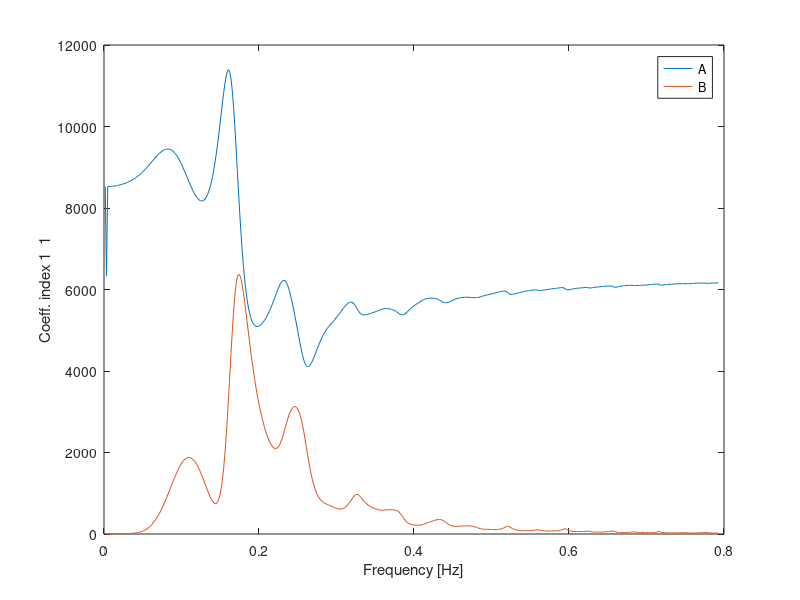
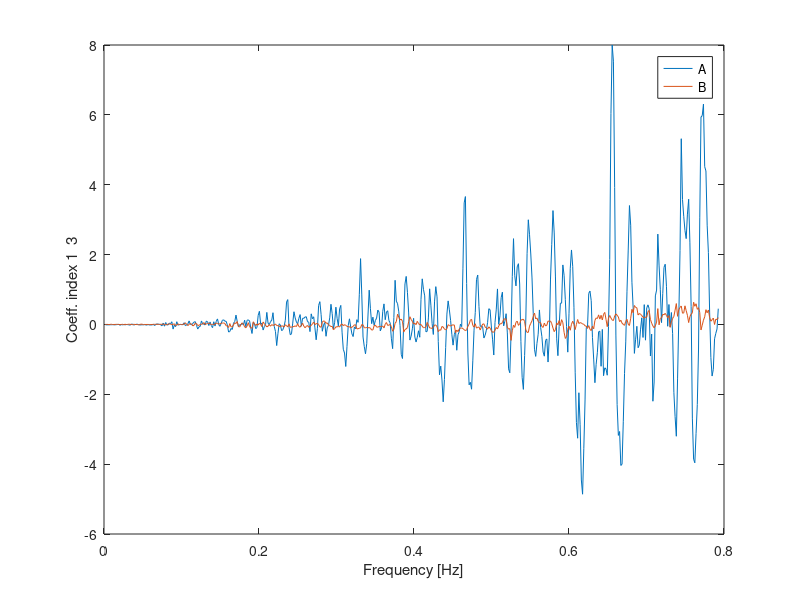
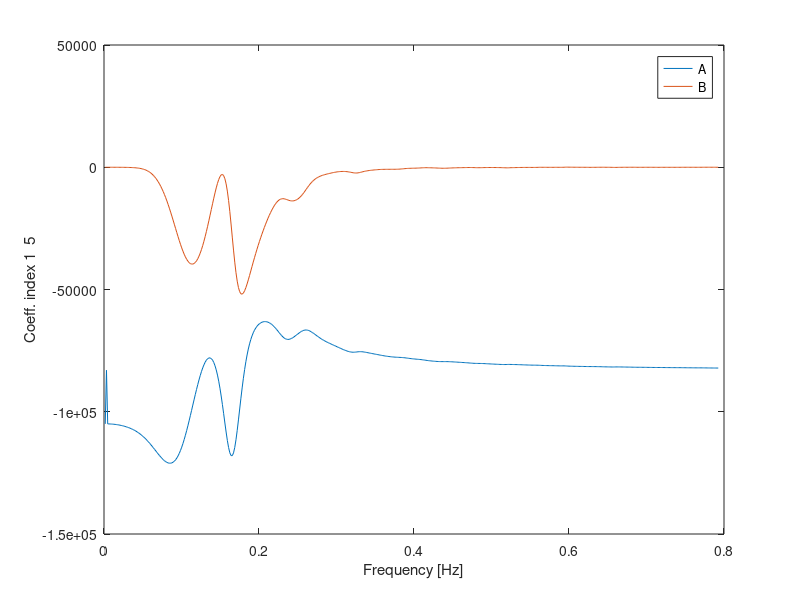
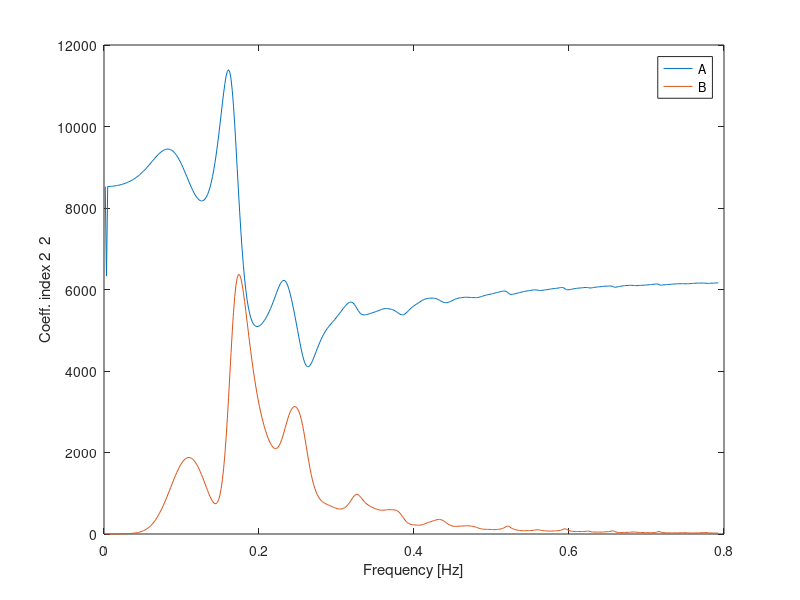

MATLAB code for these plots, in order:
%% WAMIT files reader to read .hst, .1 and .3 files that HydroDyn uses from WAMIT
% References: 
% - WAMIT User Manual (http://www.engr.mun.ca/~bveitch/courses/8000/software/wamit/wamit.pdf)
% - HydroDyn User’s Guide and Theory Manual (https://nwtc.nrel.gov/system/files/HydroDyn_Manual_0.pdf)

clear all
close all
clc

%% DATA IMPORT
% Problemi in loading the data, the sintax

% % out.hst
% hst = load('marin_semi.hst','-ascii');

% doesn't work.

load marin_semiWAMIT.mat

%% DATA ANALYSIS

% Hydrostatic matix
i_ind = dotHst(:,1); % i
j_ind = dotHst(:,2); % j
c_coef = dotHst(:,3); % C(i,j) = elements of the hydrostatic matix
C = zeros(6);
c = c_coef;

for nr = 1:6 
    row = c(1:6,1);
    C(nr,:) = row(1:end)'; % hydrostatic matix
    if nr ~= 6
        c = c(7:end);
    else
    end
end

disp('Hydrostatic matrix:')
disp(C)

% Added mass and damping
PER = dotOne(:,1);
i_ind = dotOne(:,2);
j_ind = dotOne(:,3);
Aall = dotOne(:,4);
Ball = dotOne(:,5);

n_samp = max(find(dotOne==dotOne(1,1))); % number of samples for every period
dock = dotOne;
coef_ind = dock(1:n_samp,2:3);  % every row is the ij name of a coefficient
periods = dock(1:n_samp:end,1); % vector of evaluated periods
periods = periods(end:-1:1); 
frequencies = periods.^(-1);    % vector of evaluated frequencies

A = zeros(length(periods),n_samp); B = zeros(length(periods),n_samp);
% A nad B are matrixes in witch every column correspond to a coefficient and
% every row to a period/frequency
for pp = 1:n_samp
    A(:,pp) = dock(pp:n_samp:end,4); % Added mass matrix
    B(:,pp) = dock(pp:n_samp:end,5); % Adde damping
end

% for qq = 1:n_samp
%     figure(qq)
%     plot(A(1:(end-2),qq),periods(1:(end-2))); hold on
%     plot(B(1:(end-2),qq),periods(1:(end-2))); hold off
% end

for qq = 1:n_samp
    ij = [coef_ind(qq,1) coef_ind(qq,2)];
    
    figure(qq)
    plot(frequencies(1:(end-2)),A((end-2):-1:1,qq)); hold on
    plot(frequencies(1:(end-2)),B((end-2):-1:1,qq)); hold off
    xlabel('Frequency [Hz]'); ylabel(['Coeff. index ',num2str(ij)]);
    legend('A','B');
end

%% 